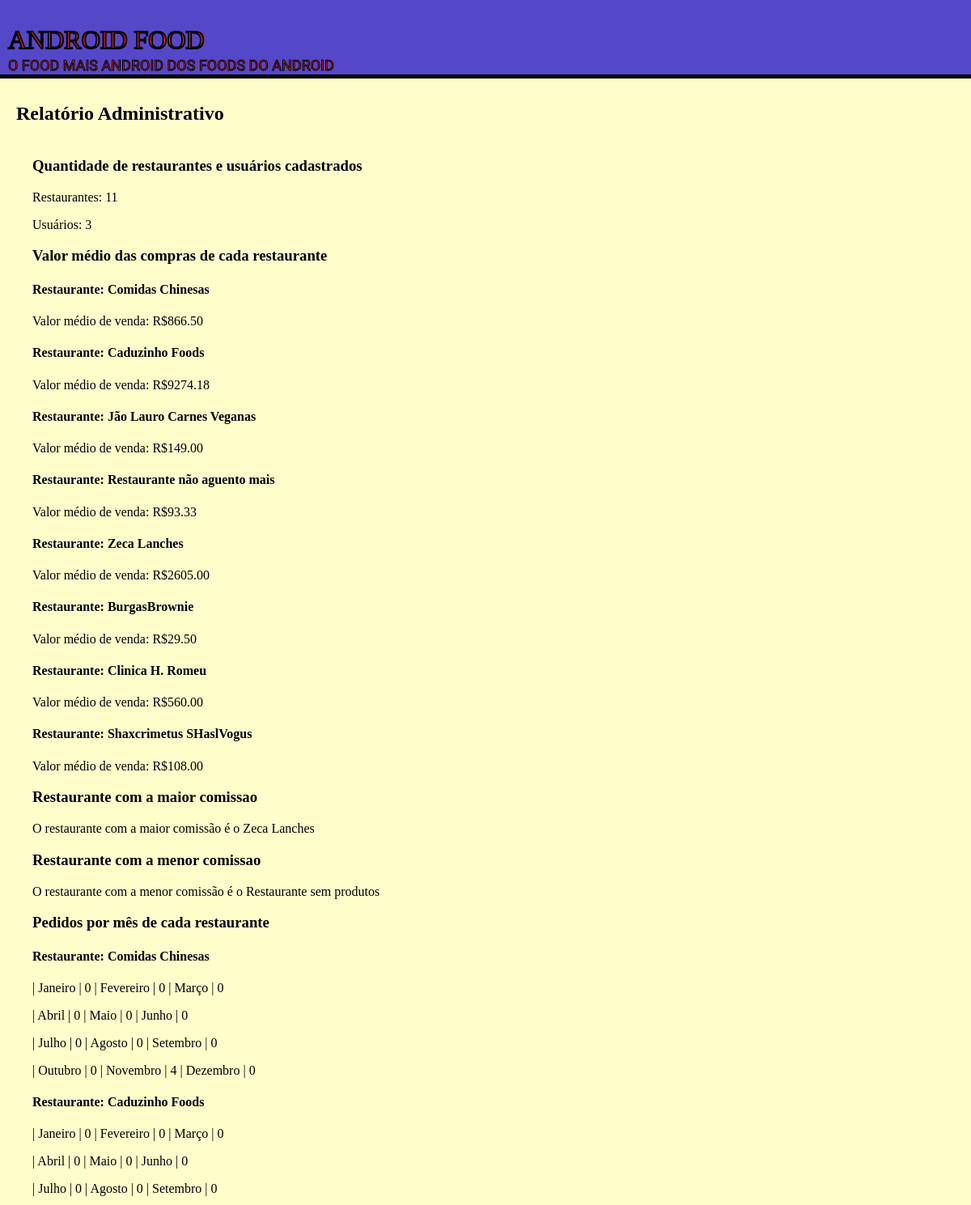
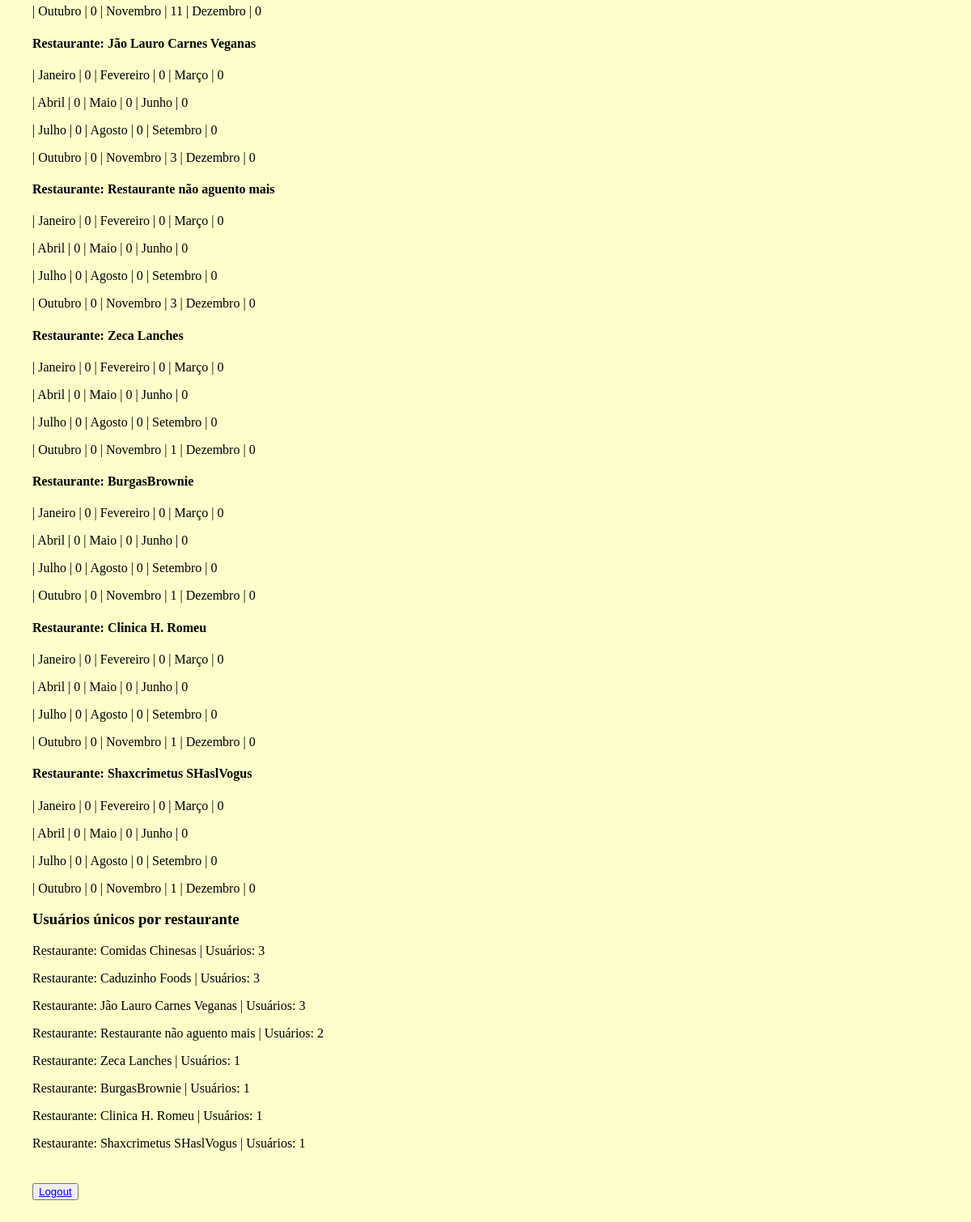
The app's page /relatorioAdmin (signed in) with its own data (2 pictures, top to bottom).
### tables this page shows
CREATE TABLE restaurante (
                            pk_restaurante INTEGER PRIMARY KEY NOT NULL,
                                restaurante VARCHAR(100) NOT NULL,
                                comissao INTEGER CHECK (comissao >= 0) NOT NULL,
                                email_restaurante VARCHAR(200) NOT NULL,
                                senha_restaurante VARCHAR(100) NOT NULL,
                                criacao DATE DEFAULT (datetime('now', 'localtime')),
                                ultima_atualizacao DATE DEFAULT (datetime('now', 'localtime')),
                                tem_produtos bool DEFAULT 0
                            );

### main.py (the view)
@app.route("/relatorioAdmin", methods=['GET','POST']) # relatório do admin
def relatorio_admin():
    if session.get('login') == None or session['login'] == False:
        session['login'] = False
        return index()
    consultas = database.relatorio_administrativo()
    return render_template("relatorioAdmin.jinja", consultas = consultas)

### database/database.py (called while the page is built)
    def consulta_maior_comissao(self): # Consulta o restaurante com a maior comissao
        sql = f'SELECT pk_restaurante,restaurante,MAX(comissao),email_restaurante,senha_restaurante,criacao,ultima_atualizacao,tem_produtos FROM restaurante'
        result = self.conexao.execute(sql)
        return result.fetchone()

    def consulta_menor_comissao(self): # Consulta o restaurante com a menor comissao
        sql = f'SELECT pk_restaurante,restaurante,MIN(comissao),email_restaurante,senha_restaurante,criacao,ultima_atualizacao,tem_produtos FROM restaurante'
        result = self.conexao.execute(sql)
        return result.fetchone()

    def consulta_quantidade_usuario_restaurante(self): # Consulta quantos restaurantes e usuarios estão cadastrados na database"
        sql = f"SELECT (SELECT COUNT(1) FROM restaurante r) AS 'restaurante', (SELECT COUNT(1) FROM usuario u WHERE admin = 0) AS 'Usuario';"
        result = self.conexao.execute(sql)
        return result.fetchone()

    def consulta_valor_medio_pedido(self): # Consulta a média do ganhos de cada restaurante
        sql = '''SELECT AVG(valor), r.restaurante FROM venda
                INNER JOIN restaurante r  ON venda.pk_restaurante  = r.pk_restaurante
                GROUP BY venda.pk_restaurante;'''
        result = self.conexao.execute(sql)
        result = result.fetchall()
        print(result)
        if not result:
            return False
        return result

    def consulta_pedidos_unico(self): # Consulta usuarios unicos em cada restaurante
        sql = '''SELECT r.restaurante, COUNT(DISTINCT pk_usuario) as 'usuarios' FROM venda v
                INNER JOIN restaurante r ON v.pk_restaurante = r.pk_restaurante
                GROUP BY r.pk_restaurante ;'''
        result = self.conexao.execute(sql)
        result = result.fetchall()
        if not result:
            return False
        return result

### main.py (called while the page is built)
@app.template_filter() # Função para formatar dinheiro
def formatoDinheiro(valor):
    return f"{float(valor):.2f}"

### templates/relatorioAdmin.jinja (shortened to what this page needs)
<!DOCTYPE html>
<html lang="pt-BR">
<head>
    <link rel="stylesheet" href="{{ url_for('static',filename='styles/relatorioAdmin.css') }}">
</head>
<body>
    <header class="header">
      <h1>ANDROID FOOD</h1>
      <p>O FOOD MAIS ANDROID DOS FOODS DO ANDROID</p>
    </header>
    <h2 class="title">Relatório Administrativo</h2>
    <section class="section-main">
        {% if consultas["falha_consulta"] == true %}
            <p>Falha nas consultas</p>
        {% else %}
            <section class="restaurante-usuario">
                <h3>Quantidade de restaurantes e usuários cadastrados</h3>
                <p>Restaurantes: {{ consultas["res_usu"][0] }}</p>
                <p>Usuários: {{ consultas["res_usu"][1] }}</p>
            </section>
            <section class="valor-medio">
                <h3>Valor médio das compras de cada restaurante</h3>
                {% if consultas["valor_medio"] != false %}
                    {% for restaurante in consultas["valor_medio"] %}
                        <div class="valor-medio-card">
                            <h4>Restaurante: {{ restaurante[1] }}</h4>
                            <p>Valor médio de venda: R${{ restaurante[0] | formatoDinheiro }}</p>
                        </div>
                    {% endfor %}
                {% else %}
                    <p>Não há restaurantes com vendas</p>
                {% endif %}
            </section>
            <section class="maior-comissao">
                <h3>Restaurante com a maior comissao</h3>
                {% if consultas["res_usu"][0] == 0 %}
                    <p>Não há restaurantes cadastrados</p>
                {% else %}
                    <p>O restaurante com a maior comissão é o {{ consultas["maior_comissao"][1] }}</p>
                {% endif %}
            </section>
            <section class="menor-comissao">
                <h3>Restaurante com a menor comissao</h3>
                {% if consultas["res_usu"][0] == 0 %}
                    <p>Não há restaurantes cadastrados</p>
                {% else %}
                    <p>O restaurante com a menor comissão é o {{ consultas["menor_comissao"][1] }}</p>
                {% endif %}
            </section>
            <section class="pedido-mes">
                <h3>Pedidos por mês de cada restaurante</h3>
                {% if consultas["valor_medio"] != false %}
                    {% for restaurante in consultas["pedido_mes"] %}
                        <div class="pedido-mes-card">
                            <h4>Restaurante: {{ restaurante[12] }}</h4>
                            <p>| Janeiro | {{restaurante[0]}} | Fevereiro | {{restaurante[1]}} | Março | {{restaurante[2]}}</p>
                            <p>| Abril | {{restaurante[3]}} | Maio | {{restaurante[4]}} | Junho | {{restaurante[5]}}</p>
                            <p>| Julho | {{restaurante[6]}} | Agosto | {{restaurante[7]}} | Setembro | {{restaurante[8]}}</p>
                            <p>| Outubro | {{restaurante[9]}} | Novembro | {{restaurante[10]}} | Dezembro | {{restaurante[11]}}</p>
                        </div>
                    {% endfor %}
                {% else %}
                    <p>Não há restaurantes com vendas</p>
                {% endif %}
            </section>
            <section class="usuario-unico">
                <h3>Usuários únicos por restaurante</h3>
                {% if consultas["usuario_unico"] != false %}
                    {% for restaurante in consultas["usuario_unico"] %}
                        <div class="usuario-unico-card">
                            <p>Restaurante: {{ restaurante[0] }} | Usuários: {{ restaurante[1] }}</p>
                        </div>
                    {% endfor %}
                {% else %}
                    <p>Não há restaurantes com vendas</p>
                {% endif %}
            </section>
        {% endif %}
    </section>
    <section class="buttons">
        <button><a href="{{ url_for('logout') }}">Logout</a></button>
    </section>
</body>
</html>

### static/styles/relatorioAdmin.css (style rules this page uses)
body { margin: 0; background-color: #fffecb; margin-bottom: 9vh; width: 100%; max-width: 100%; }
.header { width: calc(100% - 20px); height: 9vh; padding: 10px; background-color: #5448c8; margin-bottom: 30px; border-bottom: 5px solid black; max-width: 100%; }
.header h1 { font-family: "Alfa Slab One", serif; font-weight: 400; font-style: normal; color: #ff2e00; -webkit-text-stroke: 2px black; margin-bottom: 2px; }
.header p { font-family: "Racing Sans One", sans-serif; font-weight: 400; font-style: normal; font-size: large; color: #ff2e00; -webkit-text-stroke: 1px black; margin-top: 0; }
.title { margin-left: 20px; }
.section-main { margin: 40px; }
.buttons { margin: 40px; }

### records on screen
restaurante: restaurante "Zeca Lanches", tem_produtos "1"
restaurante: restaurante "Restaurante sem produtos"
restaurante: restaurante "Clinica H. Romeu", comissao "0", tem_produtos "1"
restaurante: restaurante "Comidas Chinesas", restaurante "3"
restaurante: restaurante "Caduzinho Foods", pk_restaurante "3"
restaurante: restaurante "Jão Lauro Carnes Veganas", restaurante "3"
restaurante: restaurante "Restaurante não aguento mais", comissao "2"
restaurante: restaurante "BurgasBrownie", tem_produtos "1"
restaurante: restaurante "Shaxcrimetus SHaslVogus", tem_produtos "1"

### other values on screen
{{ consultas["res_usu"][0] }} "11"
{{ consultas["res_usu"][1] }} "3"
{{ restaurante[1] }} "Comidas Chinesas" "Caduzinho Foods" "Jão Lauro Carnes Veganas" "Restaurante não aguento mais" "Zeca Lanches" "BurgasBrownie" "Clinica H. Romeu" "Shaxcrimetus SHaslVogus"
{{ restaurante[0] | formatoDinheiro }} "866.50" "9274.18" "149.00" "93.33" "2605.00" "29.50" "560.00" "108.00"
{{ restaurante[12] }} "Comidas Chinesas" "Caduzinho Foods" "Jão Lauro Carnes Veganas" "Restaurante não aguento mais" "Zeca Lanches" "BurgasBrownie" "Shaxcrimetus SHaslVogus"
{{ restaurante[0] }} "0" "0" "0" "0" "0" "0" "0"
{{ restaurante[1] }} "0" "0" "0" "0" "0" "0" "0"
{{ restaurante[2] }} "0" "0" "0" "0" "0" "0" "0"
{{ restaurante[3] }} "0" "0" "0" "0" "0" "0" "0"
{{ restaurante[4] }} "0" "0" "0" "0" "0" "0" "0"
{{ restaurante[5] }} "0" "0" "0" "0" "0" "0" "0"
{{ restaurante[6] }} "0" "0" "0" "0" "0" "0" "0"
{{ restaurante[7] }} "0" "0" "0" "0" "0" "0" "0"
{{ restaurante[8] }} "0" "0" "0" "0" "0" "0" "0"
{{ restaurante[9] }} "0" "0" "0" "0" "0" "0" "0"
